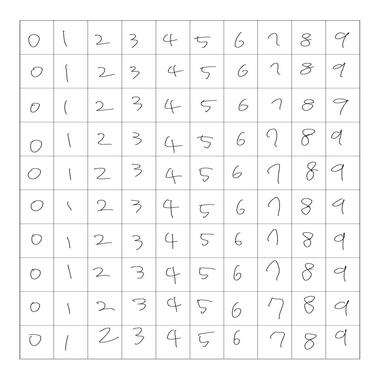
#> input picture 전민재/data/resize/MNIST1resized.jpg, 380 x 380 px
$ jupyter execute --allow-errors ContourImg2BitModule.ipynb   (shell and % lines are left out)
#> lines starting #> are read from the running program, lines starting #| are printed output that depends on the picture; after the words box and inside, x2 and y2 are one past the last pixel; in counts of white or black regions, pixels touching at a corner belong together
#> further down, img is the input picture: shape (380, 380, 3); min 21, max 255, mean 247
#> `ero_img = cv2.erode(img, k)`:
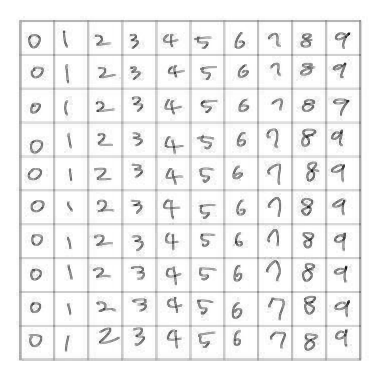
#> ero_img: shape (380, 380, 3); min 21, max 255, mean 239.8
#> `ret, img_binary = cv2.threshold(imgray, 127, 255, cv2.THRESH_BINARY | ..`:
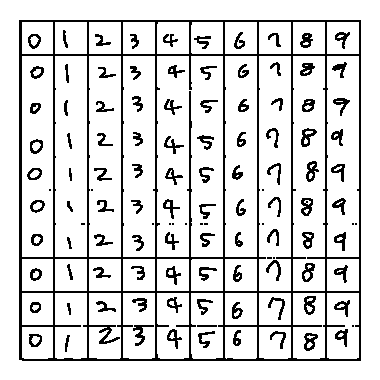
#> img_binary: shape (380, 380); 85.4% white; black in thin lines or dots, all inside (x1, y1, x2, y2) = (19, 20, 361, 361)
#> `ret, img_binary = cv2.threshold(imgray, 127, 255, cv2.THRESH_BINARY | ..`: ret = 213
#> `contours, hierarchy = cv2.findContours(vers_img, cv2.RETR_CCOMP, cv2.C..`: contours = 217 contours, 42 with area under 20; largest, box (x1, y1, x2, y2) and area: (19, 20, 361, 361) 115938, (156, 55, 224, 258) 13282, (258, 55, 292, 292) 7756, (292, 55, 326, 292) 7734, (54, 55, 88, 258) 6654
#> `contr = contours[0]`: contr = contour of 14 points, box (x1, y1, x2, y2) (65, 335, 70, 352), area 26
#> `x, y, w, h = cv2.boundingRect(contr)`: x = 65; y = 335; w = 5; h = 17
#> `cv2.rectangle(img_binary, (x, y), (x + w, y + h), (0, 255, 0), 3)`:
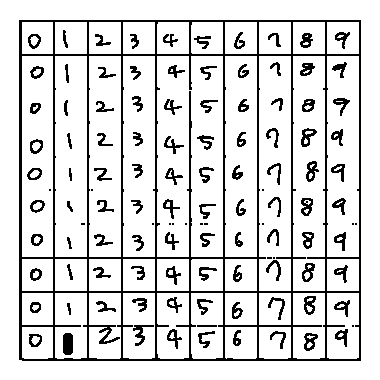
#> img_binary: shape (380, 380); 85.3% white; black in thin lines or dots, all inside (x1, y1, x2, y2) = (19, 20, 361, 361)
#> `x_mid = x + w/2`: x_mid = 67.5
#> `y_mid = y + h/2`: y_mid = 343.5
#> `x_er = math.floor(x_mid -14)`: x_er = 53
#> `y_er = math.floor(y_mid -14)`: y_er = 329
#| 53
#> after the loop `for i in range(28):`: bit = 784 values, max 83 at index 580, min 0 at index 0, mean 2.31
#> pass 2 of the loop `for t in range(10):`:
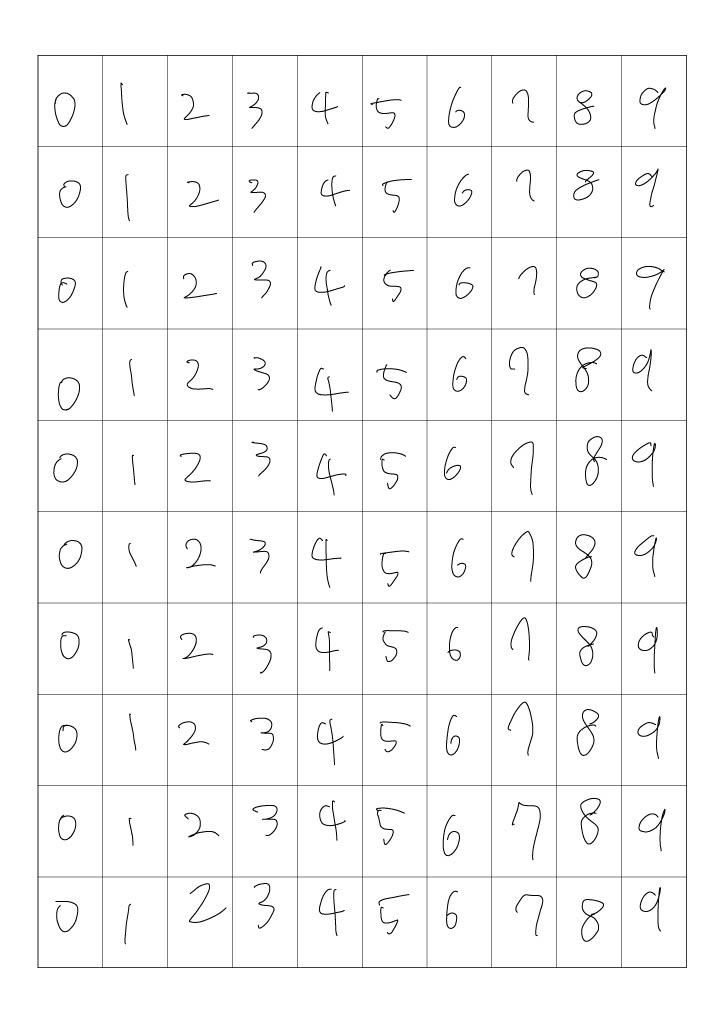
#> input picture 전민재/data/MNIST1.jpg, 725 x 1024 px
#> img is the input picture: shape (1024, 725, 3); min 0, max 255, mean 248.6
#> ero_img: shape (1024, 725, 3)
#> imgray: shape (1024, 725)
#> `ret, img_binary = cv2.threshold(imgray, 127, 255, cv2.THRESH_BINARY | ..`:
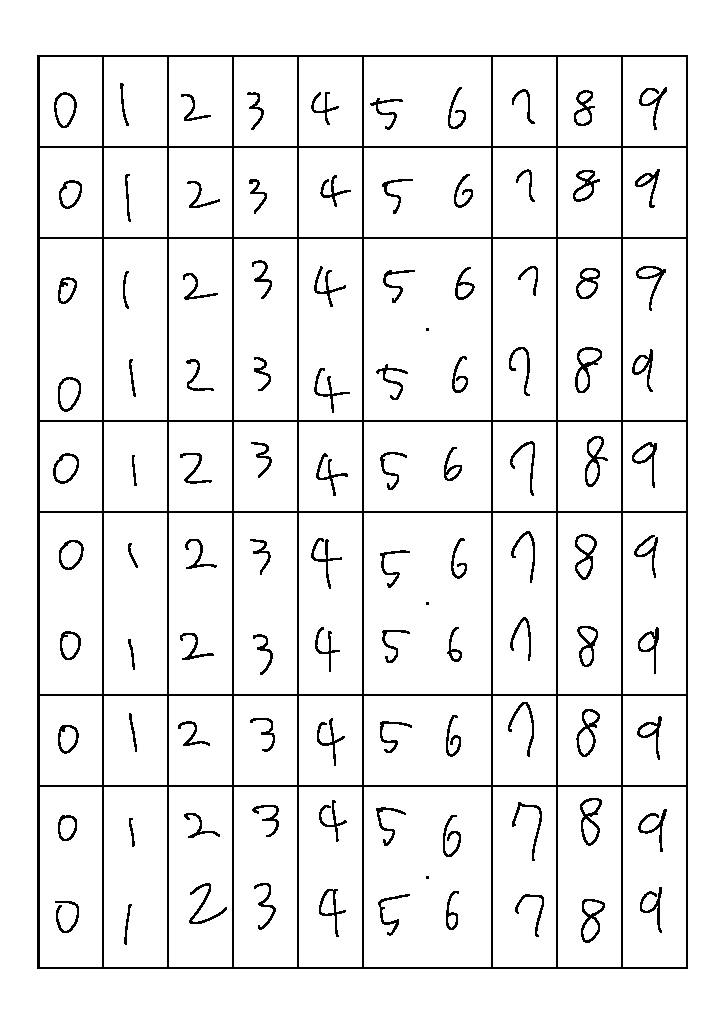
#> img_binary: shape (1024, 725); 93.2% white; black in thin lines or dots, all inside (x1, y1, x2, y2) = (37, 55, 688, 969)
#> ret = 172
#> contours = 211 contours, 7 with area under 20; largest, box (x1, y1, x2, y2) and area: (37, 55, 688, 969) 593450, (363, 512, 492, 695) 23294, (363, 238, 492, 421) 23294, (363, 786, 492, 968) 23166, (622, 512, 687, 695) 11646
#> contr = contour of 24 points, box (x1, y1, x2, y2) (124, 904, 132, 945), area 62
#> x = 124; y = 904; w = 8; h = 41
#> `cv2.rectangle(img_binary, (x, y), (x + w, y + h), (0, 255, 0), 3)`:
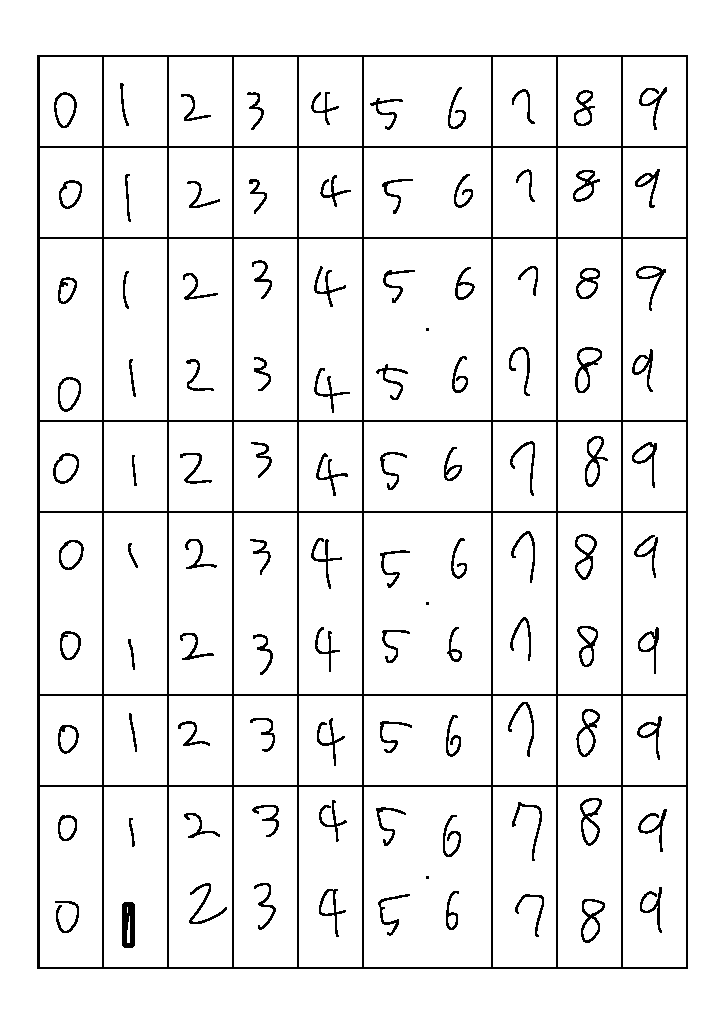
#> img_binary: shape (1024, 725); 93.2% white; black in thin lines or dots, all inside (x1, y1, x2, y2) = (37, 55, 688, 969)
#> x_mid = 128
#> y_mid = 924.5
#> x_er = 114
#> y_er = 910
#| 114
#> after the loop `for i in range(28):`: bit = 784 values from 0 to 0
[cell 1]
#############숫자 두르는 테두리 만들기 ###############

import cv2
import sys
import math
import cv2 as cv
from time import sleep
import matplotlib as mpl
import matplotlib.pyplot as plt


import os
import glob
from PIL import Image
import numpy as np
import cv2
import math

[cell 2]
#ContourImg2Bit Module

#labeling된 파일들 모두 new_X와 new_y로 변환
new_X=[]
new_y=[]


#하위파일로 data/resize/0~9 파일이 존재해야한다
os.chdir('./data/resize')
#현재 디렉토리 위치 출력
print(os.getcwd() )

#> (the rest of this cell did not finish here and is left out)

[cell 3]
os.chdir("../")
#현재 디렉토리 위치 출력
print(os.getcwd() )

[cell 4]
(new_y[90:95])

[cell 5]
#확인
import matplotlib as mpl
import matplotlib.pyplot as plt
for i in new_X[90:95]:
    some_digit = i
    some_digit_image = some_digit.reshape(28, 28)
    plt.imshow(some_digit_image, cmap=mpl.cm.binary)
    plt.axis("off")

    #save_fig("some_digit_plot")
    plt.show()
